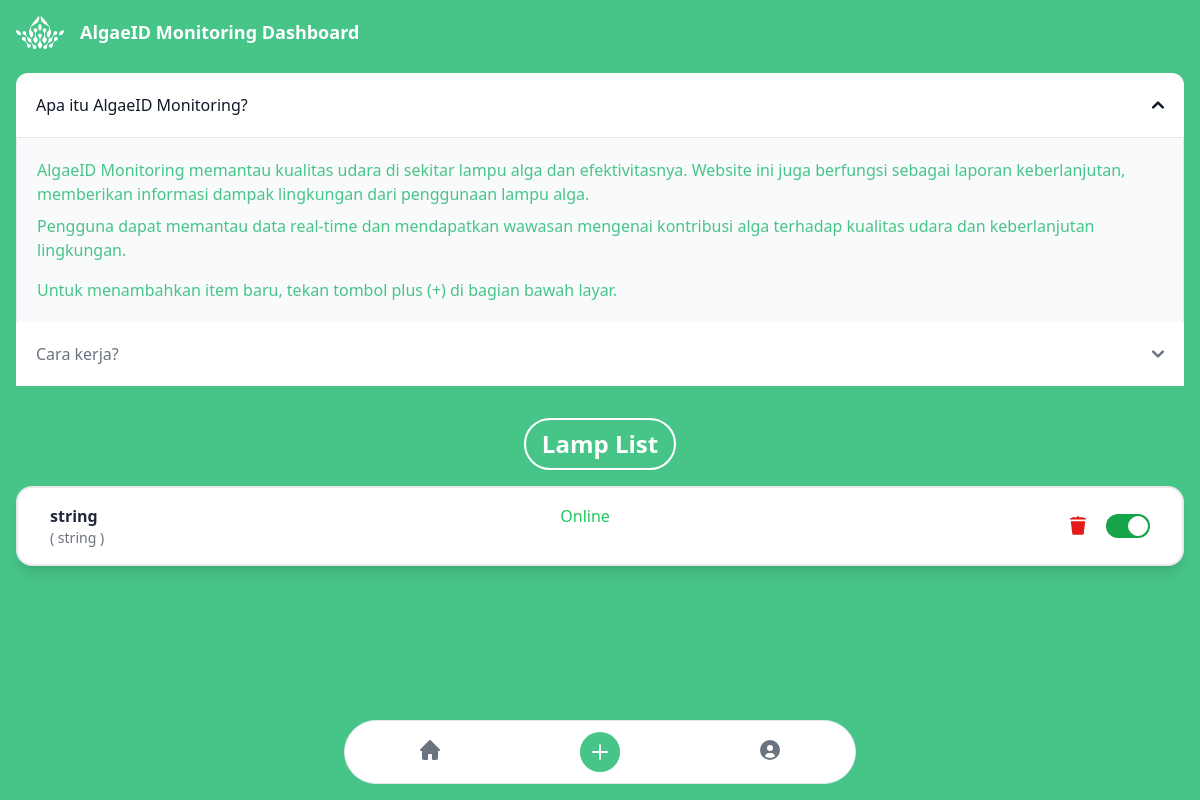
Before: / with the older database file.
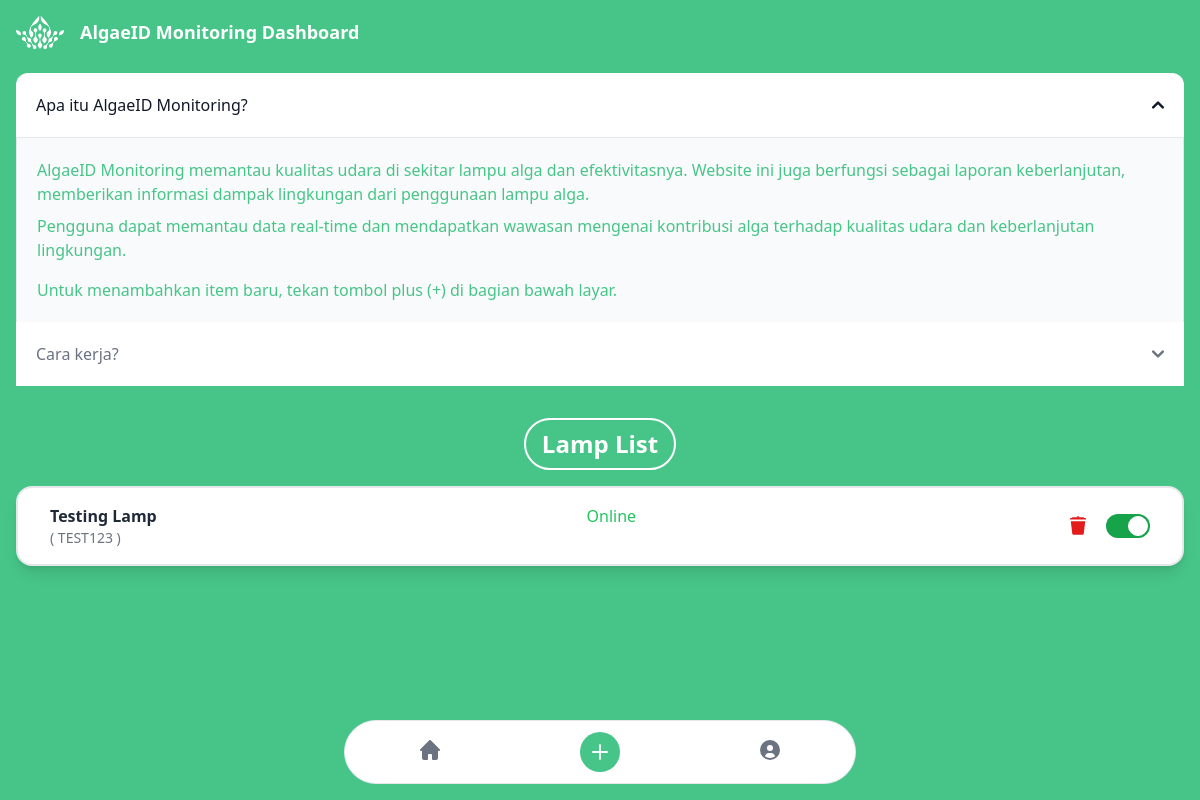
After: the same page with the newer database file.
### app/db/models.py (models this page shows)
class Item(Base):
    __tablename__ = "items"
    id = Column(String, primary_key=True, index=True)
    name = Column(String, index=True)
    isActive = Column(Boolean, default=False)
    isCO2 = Column(Boolean, default=False)
    isDO = Column(Boolean, default=False)
    isPM2dot5 = Column(Boolean, default=False)
    isTemp = Column(Boolean, default=False)
    isHumidity = Column(Boolean, default=False)
    updated_at = Column(DateTime, default=func.now(), onupdate=func.now())  # Track last update time

### app/routers/web.py (the view)
@router.get("/", response_class=HTMLResponse)
async def dashboard(request: Request, db: Session = Depends(get_db)):
    items = crud.get_items(db)
    return templates.TemplateResponse("index.html", {"request": request, "items": items})

### app/templates/index.html (shortened to what this page needs)
<!doctype html>
<html>
<head>
    <script src="https://cdn.tailwindcss.com"></script>
    <script
        src="https://cdn.tailwindcss.com?plugins=forms,typography,aspect-ratio,line-clamp,container-queries"></script>
    <link href="https://cdn.jsdelivr.net/npm/flowbite@2.5.1/dist/flowbite.min.css" rel="stylesheet" />
</head>
<body>
    <div
        class="fixed z-50 w-full h-16 max-w-lg -translate-x-1/2 bg-white border border-gray-200 rounded-full bottom-4 left-1/2">
        <div class="grid h-full max-w-lg grid-cols-3 mx-auto">
            <a href="/" data-tooltip-target="tooltip-home" type="button"
                class="inline-flex flex-col items-center justify-center px-5 rounded-s-full hover:bg-gray-50 group">
            </a>
            <div class="flex items-center justify-center">
                <a href="/add" data-tooltip-target="tooltip-new" type="button"
                    class="inline-flex items-center justify-center w-10 h-10 font-medium bg-clifford rounded-full hover:opacity-70 group focus:ring-4 focus:ring-blue-300 focus:outline-none">
                    <svg class="w-4 h-4 text-white" aria-hidden="true" xmlns="http://www.w3.org/2000/svg" fill="none"
                        viewBox="0 0 18 18">
                        <path stroke="currentColor" stroke-linecap="round" stroke-linejoin="round" stroke-width="2"
                            d="M9 1v16M1 9h16" />
                    </svg>
                </a>
            </div>
            <button data-tooltip-target="tooltip-profile" type="button"
                class="inline-flex flex-col items-center justify-center px-5 rounded-e-full hover:bg-gray-50 group">
            </button>
        </div>
    </div>
    <div class="flex-1 p-4 bg-clifford min-h-screen">
        <div class="items-center">
            <a href="/" class="flex items-center mb-6">
                <img src="/static/img/logo_white.png" alt="Logo" class="w-12 mr-4">
                <h1 class="font-bold text-lg text-white">AlgaeID Monitoring Dashboard</h1>
            </a>
        </div>
        <div id="accordion-collapse" data-accordion="collapse">
            <h2 id="accordion-collapse-heading-1 ">
                <button type="button"
                    class="flex items-center justify-between w-full p-5 font-medium rtl:text-right rounded-t-xl focus:ring-1 bg-white focus:ring-gray-50 gap-3"
                    data-accordion-target="#accordion-collapse-body-1" aria-expanded="true"
                    aria-controls="accordion-collapse-body-1">
                    <span>Apa itu AlgaeID Monitoring?</span>
                    <svg data-accordion-icon class="w-3 h-3 rotate-180 shrink-0" aria-hidden="true"
                        xmlns="http://www.w3.org/2000/svg" fill="none" viewBox="0 0 10 6">
                        <path stroke="currentColor" stroke-linecap="round" stroke-linejoin="round" stroke-width="2"
                            d="M9 5 5 1 1 5" />
                    </svg>
                </button>
            </h2>
            <div id="accordion-collapse-body-1" class="hidden" aria-labelledby="accordion-collapse-heading-1">
                <div class="p-5 border border-b-0 border-gray-200 bg-gray-50">
                    <p class="mb-2 text-clifford">AlgaeID Monitoring memantau kualitas udara di sekitar lampu alga dan
                        efektivitasnya. Website ini juga berfungsi sebagai laporan keberlanjutan, memberikan informasi
                        dampak lingkungan dari penggunaan lampu alga.</p>
                    <p class="text-clifford">Pengguna dapat memantau data real-time dan mendapatkan wawasan mengenai
                        kontribusi alga terhadap kualitas udara dan keberlanjutan lingkungan.</p>
                    <p class="text-clifford mt-4">Untuk menambahkan item baru, tekan tombol plus (+) di bagian bawah
                        layar.</p>
                </div>
            </div>
            <h2 id="accordion-collapse-heading-2">
                <button type="button"
                    class="flex items-center justify-between w-full p-5 font-medium rtl:text-right text-gray-500 bg-white focus:ring-4 focus:ring-gray-200 gap-3"
                    data-accordion-target="#accordion-collapse-body-2" aria-expanded="false"
                    aria-controls="accordion-collapse-body-2">
                    <span>Cara kerja?</span>
                    <svg data-accordion-icon class="w-3 h-3 rotate-180 shrink-0" aria-hidden="true"
                        xmlns="http://www.w3.org/2000/svg" fill="none" viewBox="0 0 10 6">
                        <path stroke="currentColor" stroke-linecap="round" stroke-linejoin="round" stroke-width="2"
                            d="M9 5 5 1 1 5" />
                    </svg>
                </button>
            </h2>
        </div>
        <div class="flex justify-center items-center mt-8 mb-4">
            <h2 class="text-2xl font-semibold text-white border-2 border-white rounded-full px-4 py-2">Lamp List</h2>
        </div>
        {% for item in items %}
        <a href="/lamp/{{ item.id }}"
            class="flex border-2 justify-between py-4 border-gray-200 bg-white rounded-2xl px-8 my-3 shadow-lg hover:shadow-2xl transition duration-300 sm:text-base text-sm">
            <div>
                <h1 class="text-gray-800 font-semibold">{{ item.name }}</h1>
                <label class="text-gray-500 text-sm block">( {{ item.id }} )</label>
            </div>
            {% if item.isActive %}
            <p class="text-gray-600 text-green-500">Online</p>
            {% else %}
            <p class="text-gray-600 text-gray-500">Offline</p>
            {% endif %}
            <div class="flex flex-row items-center">
                <button class="mr-4 delete-btn" data-lamp="{{ item.id }}" onclick="event.preventDefault();">
                    <img src="/static/img/delete.svg" alt="Delete Icon" class="pointer-events-none w-6 h-6">
                </button>
                <label class="inline-flex items-center cursor-pointer">
                    <div
                        class="relative w-11 h-6 bg-gray-200 peer-focus:outline-none peer-focus:ring-4 peer-focus:ring-green-300 rounded-full peer  peer-checked:after:translate-x-full rtl:peer-checked:after:-translate-x-full peer-checked:after:border-white after:content-[''] after:absolute after:top-[2px] after:start-[2px] after:bg-white after:border-gray-300 after:border after:rounded-full after:h-5 after:w-5 after:transition-all dark:border-gray-600 peer-checked:bg-green-600">
                    </div>
                </label>
            </div>
        </a>
        {% endfor %}
        <div class="flex justify-center items-center mt-5">
            <div class="w-12 h-12 flex items-center justify-center">
            </div>
        </div>
    </div>
</body>
</html>

Changed rows visible on the page:
removed Item: name "string", id "string", isActive "Online"
added Item: name "Testing Lamp", id "TEST123", isActive "Online"
